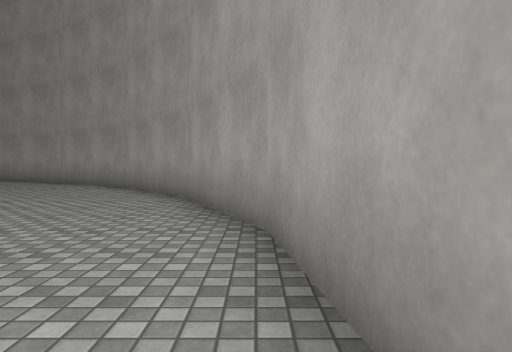
View 1 (above)

19 first-person views from a walk through a 3-D level made in the Unity game engine. The camera is 1.2 m above the floor, tilts 2° down and sees 70° across. The floor is counted in squares, 2 m on a side. Each view is taken from the middle of a square. On the plan, view 1 faces up. The plan holds only what a view shows up to about 10 squares ahead; the rest is blank. The place goes on beyond the plan. Surface patterns are stand-ins for the level's own textures.

View 2
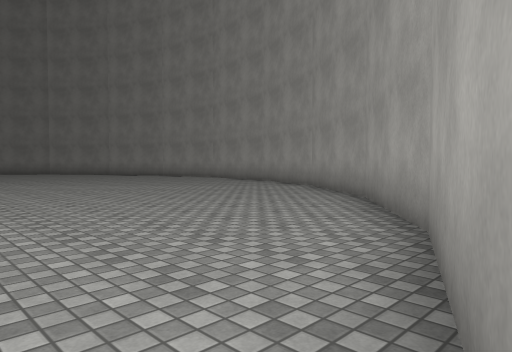

View 3
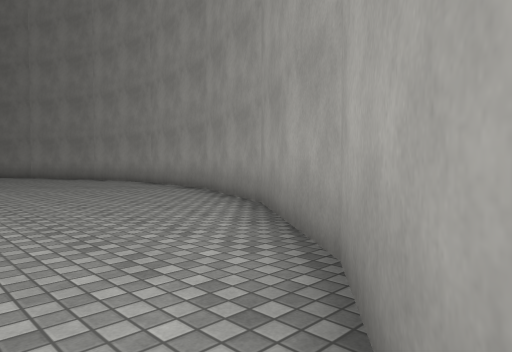

View 4
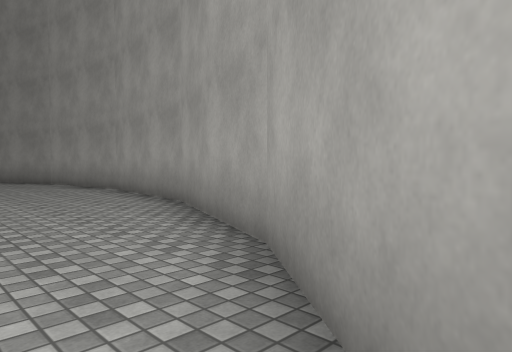

View 5
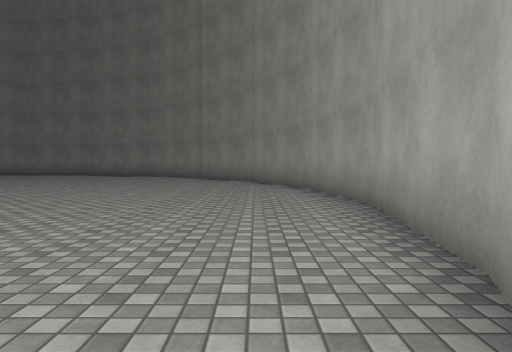

View 6
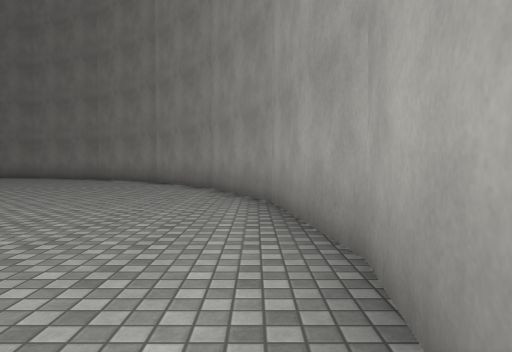

View 7
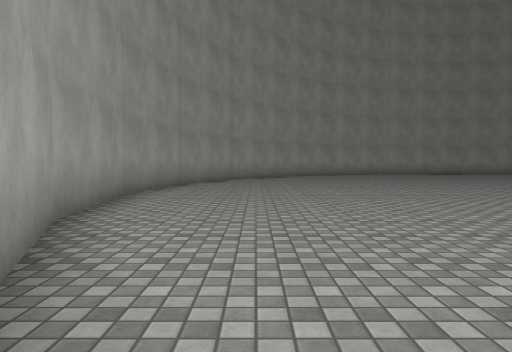

View 8
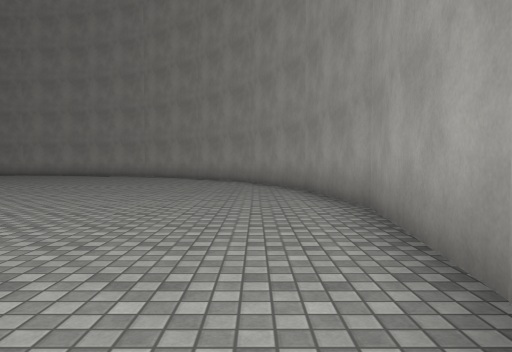

View 9
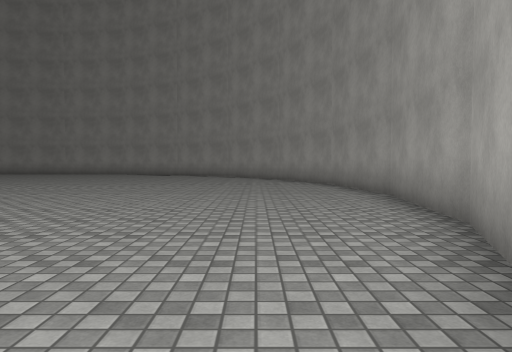

View 10
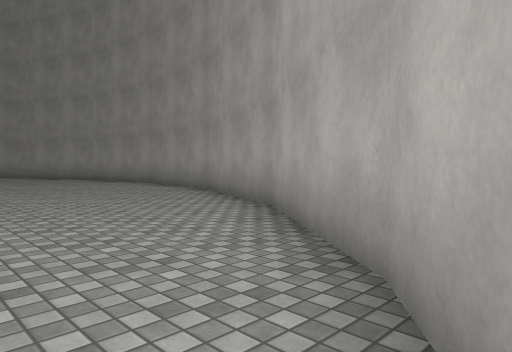

View 11
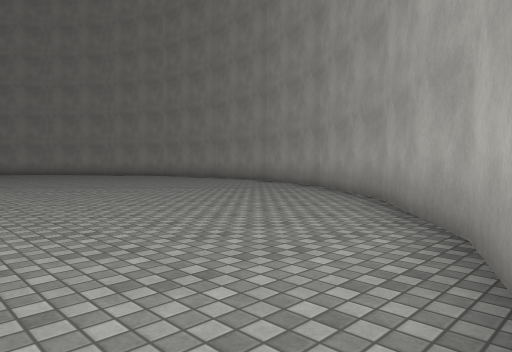

View 12
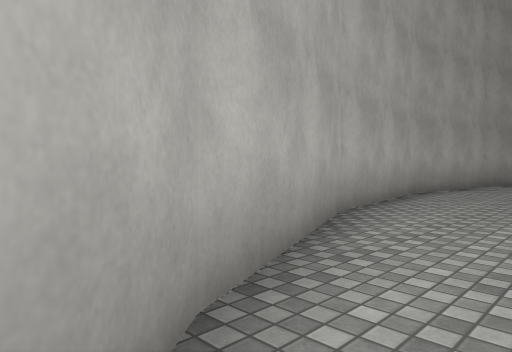

View 13
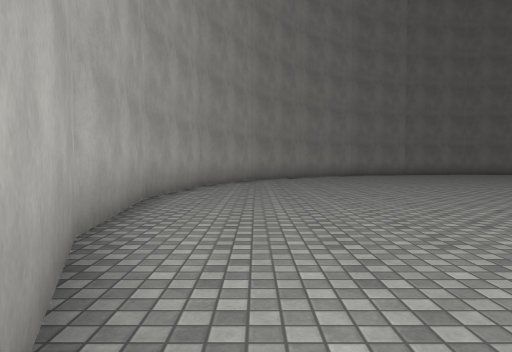

View 14
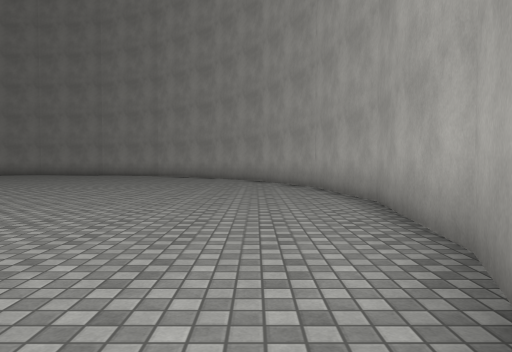

View 15
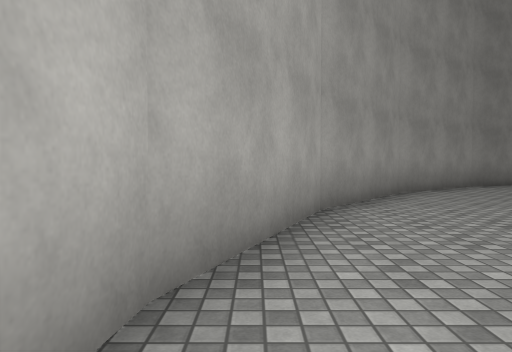

View 16
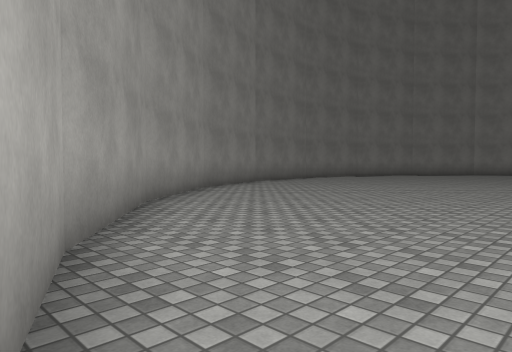

View 17
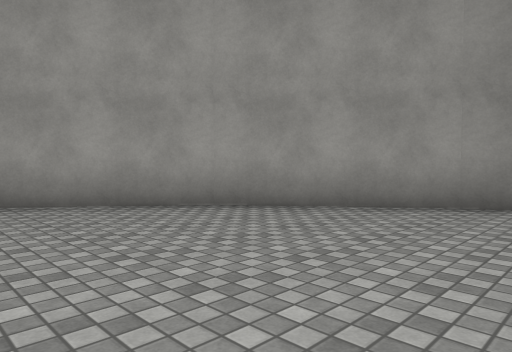

View 18
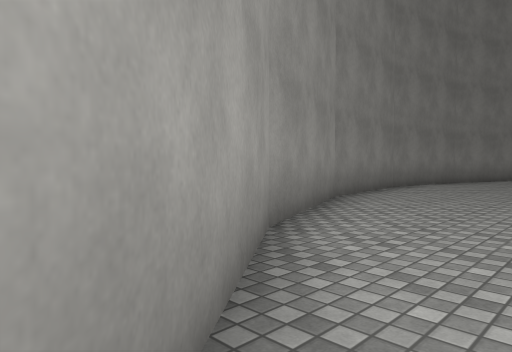

View 19
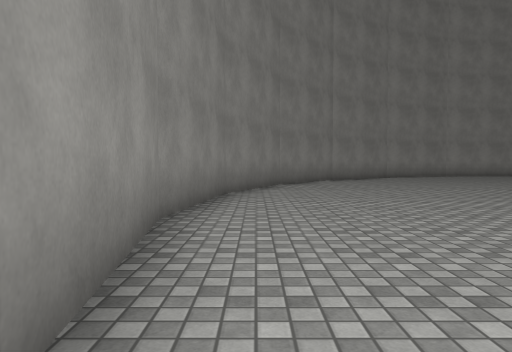

### Floor plan
Points are (right, up) in squares from view 1. A wall is a line through its corners. A room is listed if a view was taken in it or the views show most of it. See-through windows are left out.
Room 1 (views 1, 2, 3, 4, 5, 6, 7, 8, 9, 10, 11, 12, 13, 14, 15, 16, 17, 18, 19)
walls: (0.1, 3.1) (-1.2, 6.4); (0.5, -0.1) (0.1, 3.2); (-3.2, 8.9) (-5.9, 11); (-1.1, 6.2) (-3.3, 9); (0.1, -3.5) (0.6, 0); (-5.8, 11) (-8.9, 12.2) (-12.3, 12.7); (-1.2, -6.6) (0.1, -3.3); (-3.3, -9.2) (-1.1, -6.4); (-12.2, 12.7) (-15.6, 12.2); (-5.9, -11.2) (-3.1, -9.1); (-15.5, 12.3) (-18.6, 11) (-20.1, 9.9); (-8.9, -12.5) (-5.8, -11.2); (-23.4, 6) (-24.6, 3.1); (-12.3, -12.9) (-8.9, -12.4); (-15.6, -12.4) (-12.2, -12.9); (-25, -0.1) (-24.6, -3.4) (-23.3, -6.6); (-21.3, -9.1) (-18.6, -11.2) (-15.5, -12.5); (-24.6, 3.3) (-25, -0.2); (-23.4, -6.4) (-21.2, -9.2)

Positions as (right, up) in squares from view 1, and headings:
1: (0, 0), facing up
2: (0, 3), facing up-left
3: (-2, 7), facing up-left
4: (-4, 9), facing up-left
5: (-7, 11), facing left
6: (-10, 12), facing left
7: (-2, 7), facing down
8: (-1, -5), facing up
9: (-2, -7), facing up
10: (-5, -10), facing up-right
11: (-9, -12), facing up-right
12: (-5, -10), facing down-left
13: (-6, -11), facing left
14: (-18, -11), facing right
15: (-14, -12), facing left
16: (-16, -12), facing up-left
17: (-18, -5), facing down-left
18: (-21, -9), facing up-left
19: (-24, -4), facing up
